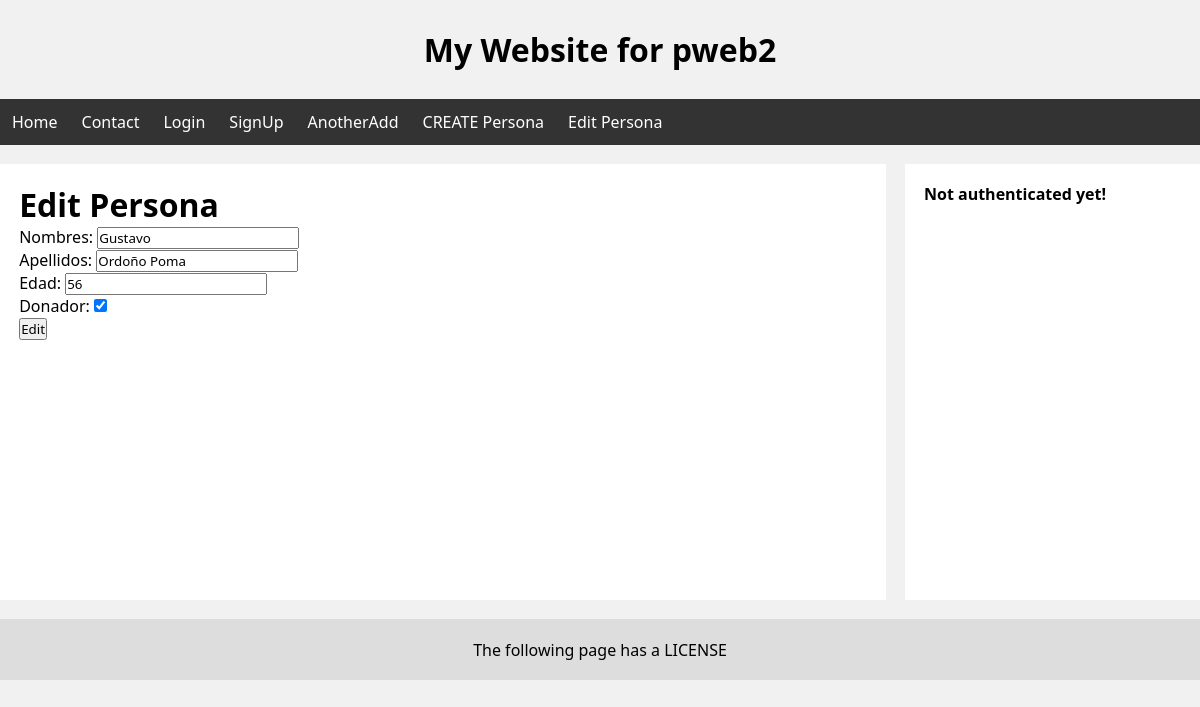
The app's page /personas/edit/, older data.
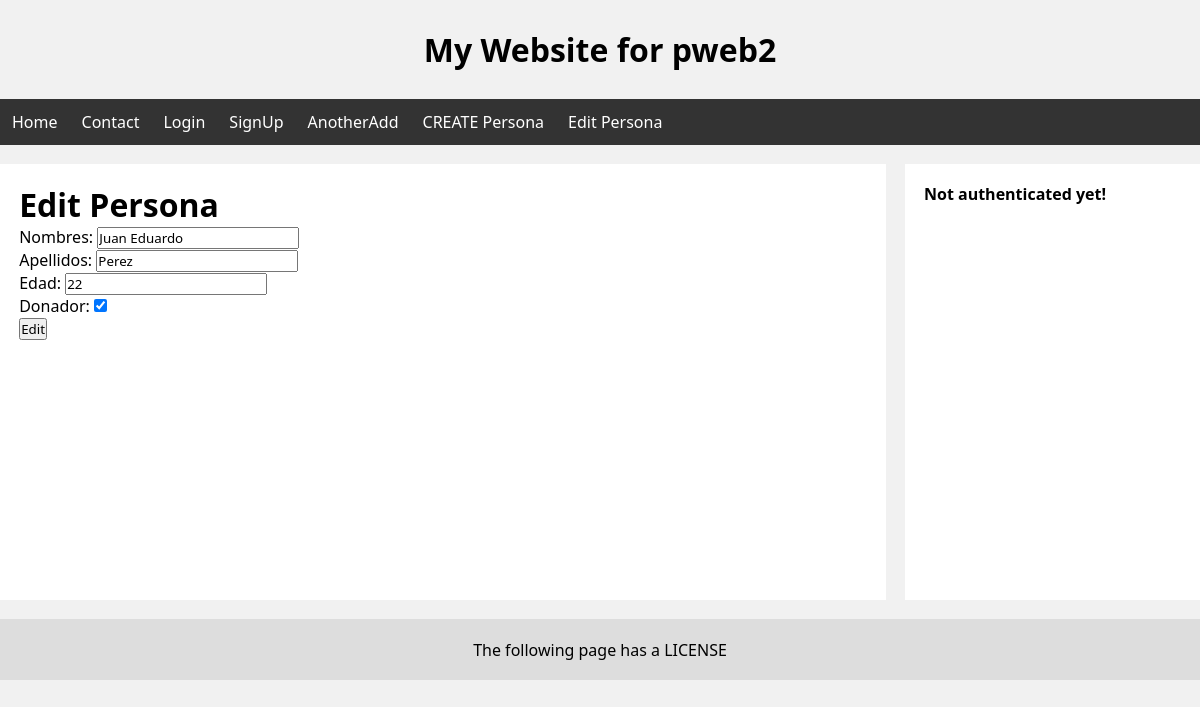
The same page, newer data.
### personas/models.py (models this page shows, shortened)
class Persona(models.Model):
    nombres = models.CharField(max_length=100)
    apellidos = models.CharField(max_length=100)
    edad = models.IntegerField() # max_digits=3
    donador = models.BooleanField()

### personas/views.py (the view)
# urls.py: path('personas/edit/', personaEditView, name="editPersona")
def personaEditView(request):
    person = Persona.objects.get(id=2)
    form = PersonaForm(request.POST or None, instance=person)
    if form.is_valid():
        form.save()
        form = PersonaForm()
    return render(request, "personas/edit.html", {
        "form": form
    })

### personas/forms.py (shortened to what this page needs)
class PersonaForm(forms.ModelForm):
    class Meta:
        model = Persona
        fields = [
            "nombres",
            "apellidos",
            "edad",
            "donador",
        ]

### personas/templates/personas/edit.html (shortened to what this page needs)
{% extends 'layouts/main-layout.html' %}
{% block content %}
    <h1>Edit Persona</h1>
    <form action="/personas/edit/" method="POST">
        {{ form.as_p }}
        <input type="submit" value="Edit">
    </form>
{% endblock %}

Row changes from the older to the newer data that the page shows:
changed Persona: nombres "Gustavo" → "Juan Eduardo"; apellidos "Ordoño Poma" → "Perez"; edad "56" → "22"
